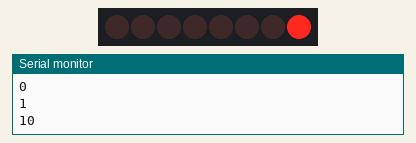
Bench run of a sketch on a simulated Arduino Uno, built with avr-gcc and run on an emulated ATmega328P. Shown: 8 shift-register outputs drawn as a row of LEDs (first output left, lit = HIGH), the last lines printed to the serial monitor. Wiring (inferred from the names in the program): shift register (74HC595): data pin 8; shift clock pin 9; latch pin 11. Wiring (inferred from the signals the program sends): row of LEDs: on Q0, Q1, Q2, Q3, Q4, Q5, Q6, Q7.

Above: at 1.1 s.
At 5.6 s:
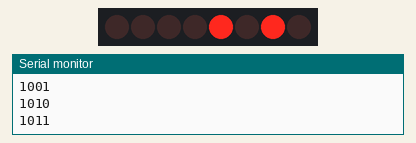
At 10.6 s:
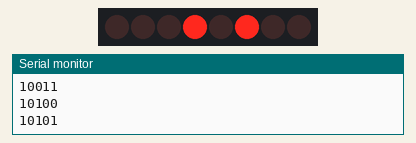
At 20.1 s:
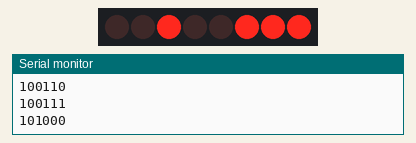
At 29.6 s:
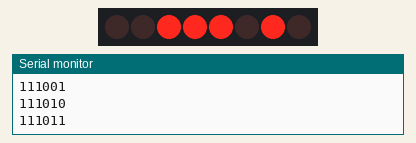
At 39.1 s:
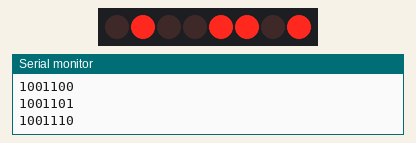
Timing chart, 0 to 40.0 s (numbered marks = the images above):
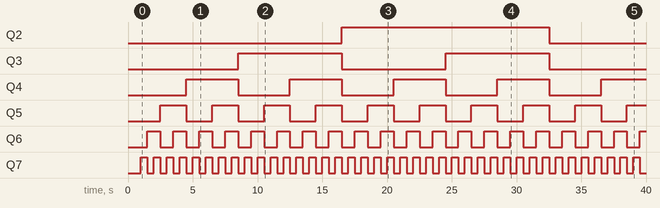

The sketch:

counterWithShiftRegister.ino
```cpp
//COUNTER

int LatchPin=11;
int ClockPin =9;
int DataPin=8;
byte Leds=0x00;
int dt =500;

void setup() {
Serial.begin(9600);
pinMode(DataPin,OUTPUT);
pinMode(ClockPin,OUTPUT);
pinMode(LatchPin,OUTPUT);
}

void loop() {
for(Leds;Leds<=0xff;Leds+=1){
Serial.println(Leds,BIN);
delay(dt);
digitalWrite(LatchPin,LOW);
shiftOut(DataPin,ClockPin,LSBFIRST,Leds);//send data out through pin 12 on register to 14,clock to synchronise,3rd part order n which you send bits,data packet you sendng?
digitalWrite(LatchPin,HIGH);
}


}
```

Measured:
- by itself, Q2: LOW → HIGH at 16.5 s, → LOW 16.0 s later
- by itself, Q3: alternates HIGH for 8.0 s and LOW for 8.0 s
- by itself, Q4: alternates HIGH for 4.0 s and LOW for 4.0 s
- by itself, Q5: alternates HIGH for 2.0 s and LOW for 2.0 s
- by itself, Q6: alternates HIGH for 1.0 s and LOW for 1.0 s
- by itself, Q7: alternates HIGH for 0.50 s and LOW for 0.50 s
